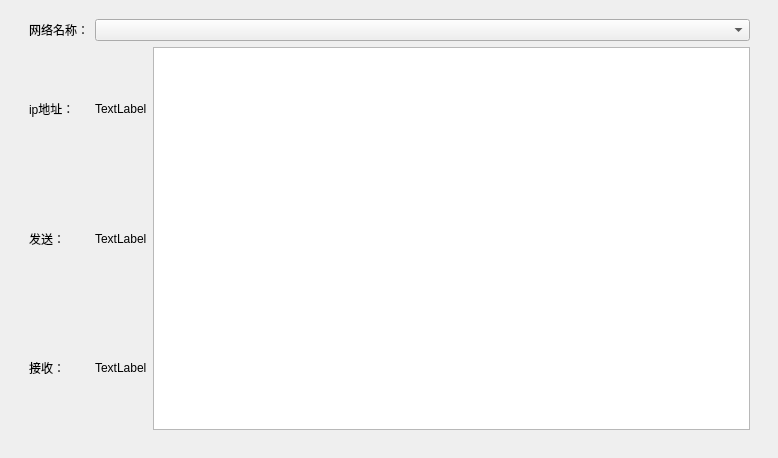
<?xml version="1.0" encoding="UTF-8"?>
<ui version="4.0">
 <class>netwidget</class>
 <widget class="QWidget" name="netwidget">
  <property name="geometry">
   <rect>
    <x>0</x>
    <y>0</y>
    <width>778</width>
    <height>458</height>
   </rect>
  </property>
  <property name="windowTitle">
   <string>Form</string>
  </property>
  <widget class="QWidget" name="gridLayoutWidget">
   <property name="geometry">
    <rect>
     <x>29</x>
     <y>19</y>
     <width>721</width>
     <height>411</height>
    </rect>
   </property>
   <layout class="QGridLayout" name="gridLayout">
    <item row="3" column="1">
     <widget class="QLabel" name="label_5">
      <property name="text">
       <string>TextLabel</string>
      </property>
     </widget>
    </item>
    <item row="2" column="1">
     <widget class="QLabel" name="label_up">
      <property name="text">
       <string>TextLabel</string>
      </property>
     </widget>
    </item>
    <item row="1" column="0">
     <widget class="QLabel" name="label_2">
      <property name="text">
       <string>ip地址：</string>
      </property>
     </widget>
    </item>
    <item row="2" column="0">
     <widget class="QLabel" name="label_3">
      <property name="text">
       <string>发送：</string>
      </property>
     </widget>
    </item>
    <item row="0" column="0">
     <widget class="QLabel" name="label">
      <property name="text">
       <string>网络名称：</string>
      </property>
     </widget>
    </item>
    <item row="3" column="0">
     <widget class="QLabel" name="label_4">
      <property name="text">
       <string>接收：</string>
      </property>
     </widget>
    </item>
    <item row="1" column="1">
     <widget class="QLabel" name="label_6">
      <property name="text">
       <string>TextLabel</string>
      </property>
     </widget>
    </item>
    <item row="1" column="2" rowspan="3">
     <widget class="QGraphicsView" name="graphicsView"/>
    </item>
    <item row="0" column="1" colspan="2">
     <widget class="QComboBox" name="comboBox"/>
    </item>
   </layout>
  </widget>
 </widget>
 <resources/>
 <connections/>
</ui>
